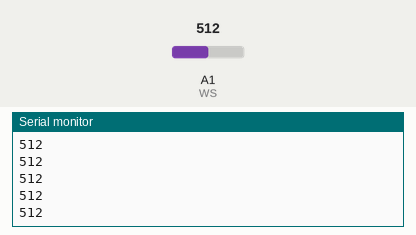
Bench run of a sketch on a simulated Arduino Uno, built with avr-gcc and run on an emulated ATmega328P. Parts: the last lines printed to the serial monitor. The test bench sets the inputs (shaded band); at power-on: A1 (WS) = 512.

Above: at 1.2 s.
1.3 s: A1 (WS) set to 716
At 1.31 s:
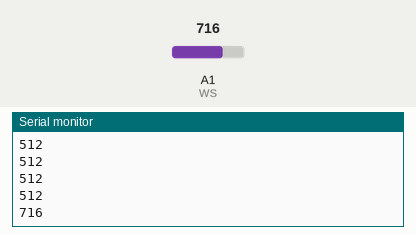
2.8 s: A1 (WS) set to 900
At 2.81 s:
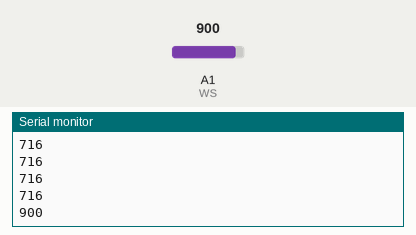
Timing chart, 0 to 5.8 s (numbered marks = the images above; inputs shaded):
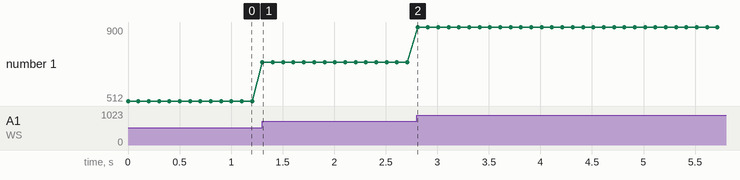

The sketch:

Water.ino
```cpp
#define WS A1
int level;
void setup() {
  // put your setup code here, to run once:
  pinMode(WS,INPUT);
  Serial.begin(9600);
}

void loop() {
  // put your main code here, to run repeatedly:
  level = analogRead(WS);
  Serial.println(level);
  delay(100);
}
```

Measured:
- after the input at 1.3 s, the serial monitor: prints a new line at once (image 1)
- after the input at 2.8 s, the serial monitor: prints a new line at once (image 2)
- plotted number 1: 512 → 716 after the input at 1.3 s, 716 → 900 after the input at 2.8 s
